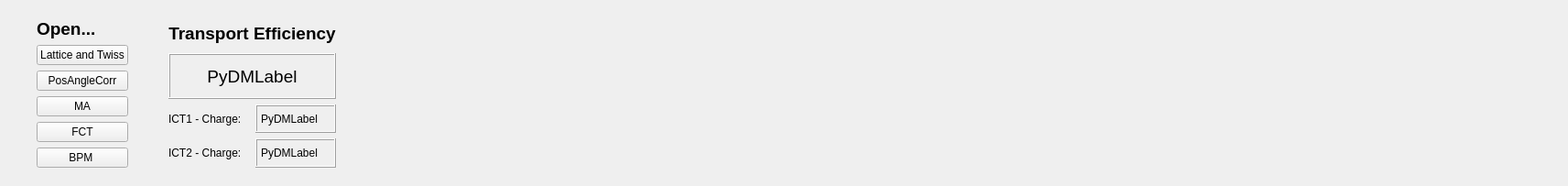
    <widget class="QFrame" name="frame_2">
     <property name="frameShape">
      <enum>QFrame::NoFrame</enum>
     </property>
     <property name="frameShadow">
      <enum>QFrame::Raised</enum>
     </property>
     <layout class="QGridLayout" name="gridLayout_9">
      <item row="0" column="2">
       <widget class="QWidget" name="widget_BTSApp" native="true">
        <property name="sizePolicy">
         <sizepolicy hsizetype="Preferred" vsizetype="Preferred">
          <horstretch>0</horstretch>
          <verstretch>0</verstretch>
         </sizepolicy>
        </property>
        <layout class="QVBoxLayout" name="verticalLayout">
         <item>
          <widget class="QLabel" name="label_BTSApp">
           <property name="sizePolicy">
            <sizepolicy hsizetype="Preferred" vsizetype="Maximum">
             <horstretch>0</horstretch>
             <verstretch>0</verstretch>
            </sizepolicy>
           </property>
           <property name="maximumSize">
            <size>
             <width>200</width>
             <height>16777215</height>
            </size>
           </property>
           <property name="styleSheet">
            <string notr="true">font-size:14pt;
font-weight:bold;
</string>
           </property>
           <property name="text">
            <string>Open...</string>
           </property>
           <property name="alignment">
            <set>Qt::AlignLeading|Qt::AlignLeft|Qt::AlignVCenter</set>
           </property>
          </widget>
         </item>
         <item>
          <widget class="QPushButton" name="pushButton_LatticeAndTwiss">
           <property name="text">
            <string>Lattice and Twiss</string>
           </property>
          </widget>
         </item>
         <item>
          <widget class="QPushButton" name="pushButton_BTS_PosAngleCorrApp">
           <property name="text">
            <string>PosAngleCorr</string>
           </property>
          </widget>
         </item>
         <item>
          <widget class="QPushButton" name="pushButton_BTS_MAApp">
           <property name="text">
            <string>MA</string>
           </property>
          </widget>
         </item>
         <item>
          <widget class="QPushButton" name="pushButton_FCTApp">
           <property name="text">
            <string>FCT</string>
           </property>
          </widget>
         </item>
         <item>
          <widget class="QPushButton" name="pushButton_BTS_BPMApp">
           <property name="text">
            <string>BPM </string>
           </property>
          </widget>
         </item>
        </layout>
       </widget>
      </item>
      <item row="0" column="3">
       <spacer name="horizontalSpacer_19">
        <property name="orientation">
         <enum>Qt::Horizontal</enum>
        </property>
        <property name="sizeType">
         <enum>QSizePolicy::Expanding</enum>
        </property>
        <property name="sizeHint" stdset="0">
         <size>
          <width>20</width>
          <height>20</height>
         </size>
        </property>
       </spacer>
      </item>
      <item row="0" column="0">
       <spacer name="horizontalSpacer_20">
        <property name="orientation">
         <enum>Qt::Horizontal</enum>
        </property>
        <property name="sizeType">
         <enum>QSizePolicy::Expanding</enum>
        </property>
        <property name="sizeHint" stdset="0">
         <size>
          <width>20</width>
          <height>20</height>
         </size>
        </property>
       </spacer>
      </item>
      <item row="0" column="6">
       <spacer name="horizontalSpacer_21">
        <property name="orientation">
         <enum>Qt::Horizontal</enum>
        </property>
        <property name="sizeType">
         <enum>QSizePolicy::Expanding</enum>
        </property>
        <property name="sizeHint" stdset="0">
         <size>
          <width>20</width>
          <height>20</height>
         </size>
        </property>
       </spacer>
      </item>
      <item row="0" column="7">
       <widget class="QWidget" name="widget_lattice" native="true">
        <property name="minimumSize">
         <size>
          <width>1300</width>
          <height>180</height>
         </size>
        </property>
       </widget>
      </item>
      <item row="0" column="5">
       <widget class="QWidget" name="widget_ICTs" native="true">
        <property name="sizePolicy">
         <sizepolicy hsizetype="Preferred" vsizetype="Preferred">
          <horstretch>0</horstretch>
          <verstretch>0</verstretch>
         </sizepolicy>
        </property>
        <property name="minimumSize">
         <size>
          <width>0</width>
          <height>0</height>
         </size>
        </property>
        <layout class="QGridLayout" name="gridLayout">
         <item row="0" column="0" colspan="2">
          <widget class="QLabel" name="label_Efficiency_2">
           <property name="maximumSize">
            <size>
             <width>16777215</width>
             <height>16777215</height>
            </size>
           </property>
           <property name="styleSheet">
            <string notr="true">font-size:14pt;
font-weight:bold;
</string>
           </property>
           <property name="text">
            <string>Transport Efficiency</string>
           </property>
           <property name="alignment">
            <set>Qt::AlignCenter</set>
           </property>
          </widget>
         </item>
         <item row="2" column="0">
          <widget class="QLabel" name="label_ICT1_3">
           <property name="maximumSize">
            <size>
             <width>200</width>
             <height>16777215</height>
            </size>
           </property>
           <property name="text">
            <string>ICT1 - Charge:</string>
           </property>
          </widget>
         </item>
         <item row="2" column="1">
          <widget class="QFrame" name="frame_ICT1_9">
           <property name="frameShape">
            <enum>QFrame::Box</enum>
           </property>
           <property name="frameShadow">
            <enum>QFrame::Raised</enum>
           </property>
           <layout class="QVBoxLayout" name="verticalLayout_26">
            <property name="spacing">
             <number>4</number>
            </property>
            <property name="leftMargin">
             <number>4</number>
            </property>
            <property name="topMargin">
             <number>4</number>
            </property>
            <property name="rightMargin">
             <number>4</number>
            </property>
            <property name="bottomMargin">
             <number>4</number>
            </property>
            <item>
             <widget class="PyDMLabel" name="PyDMLabel_ICT1_9">
              <property name="maximumSize">
               <size>
                <width>160</width>
                <height>16777215</height>
               </size>
              </property>
              <property name="toolTip">
               <string/>
              </property>
              <property name="whatsThis">
               <string/>
              </property>
              <property name="text">
               <string>PyDMLabel</string>
              </property>
             </widget>
            </item>
           </layout>
          </widget>
         </item>
         <item row="3" column="0">
          <widget class="QLabel" name="label_ICT2_3">
           <property name="maximumSize">
            <size>
             <width>200</width>
             <height>16777215</height>
            </size>
           </property>
           <property name="text">
            <string>ICT2 - Charge:</string>
           </property>
          </widget>
         </item>
         <item row="3" column="1">
          <widget class="QFrame" name="frame_ICT2_3">
           <property name="frameShape">
            <enum>QFrame::Box</enum>
           </property>
           <property name="frameShadow">
            <enum>QFrame::Raised</enum>
           </property>
           <layout class="QVBoxLayout" name="verticalLayout_27">
            <property name="spacing">
             <number>4</number>
            </property>
            <property name="leftMargin">
             <number>4</number>
            </property>
            <property name="topMargin">
             <number>4</number>
            </property>
            <property name="rightMargin">
             <number>4</number>
            </property>
            <property name="bottomMargin">
             <number>4</number>
            </property>
            <item>
             <widget class="PyDMLabel" name="PyDMLabel_ICT2_3">
              <property name="maximumSize">
               <size>
                <width>160</width>
                <height>16777215</height>
               </size>
              </property>
              <property name="toolTip">
               <string/>
              </property>
              <property name="whatsThis">
               <string/>
              </property>
              <property name="text">
               <string>PyDMLabel</string>
              </property>
             </widget>
            </item>
           </layout>
          </widget>
         </item>
         <item row="1" column="0" colspan="2">
          <widget class="QFrame" name="frame_TransportEfficiency_3">
           <property name="sizePolicy">
            <sizepolicy hsizetype="Preferred" vsizetype="Preferred">
             <horstretch>0</horstretch>
             <verstretch>0</verstretch>
            </sizepolicy>
           </property>
           <property name="minimumSize">
            <size>
             <width>0</width>
             <height>50</height>
            </size>
           </property>
           <property name="frameShape">
            <enum>QFrame::Box</enum>
           </property>
           <property name="frameShadow">
            <enum>QFrame::Raised</enum>
           </property>
           <layout class="QVBoxLayout" name="verticalLayout_28">
            <property name="spacing">
             <number>4</number>
            </property>
            <property name="leftMargin">
             <number>4</number>
            </property>
            <property name="topMargin">
             <number>4</number>
            </property>
            <property name="rightMargin">
             <number>4</number>
            </property>
            <property name="bottomMargin">
             <number>4</number>
            </property>
            <item>
             <widget class="PyDMLabel" name="PyDMLabel_TransportEfficiency_3">
              <property name="maximumSize">
               <size>
                <width>16777215</width>
                <height>16777215</height>
               </size>
              </property>
              <property name="toolTip">
               <string/>
              </property>
              <property name="whatsThis">
               <string/>
              </property>
              <property name="styleSheet">
               <string notr="true">font-size:14pt;
</string>
              </property>
              <property name="text">
               <string>PyDMLabel</string>
              </property>
              <property name="alignment">
               <set>Qt::AlignCenter</set>
              </property>
             </widget>
            </item>
           </layout>
          </widget>
         </item>
        </layout>
       </widget>
      </item>
     </layout>
    </widget>
